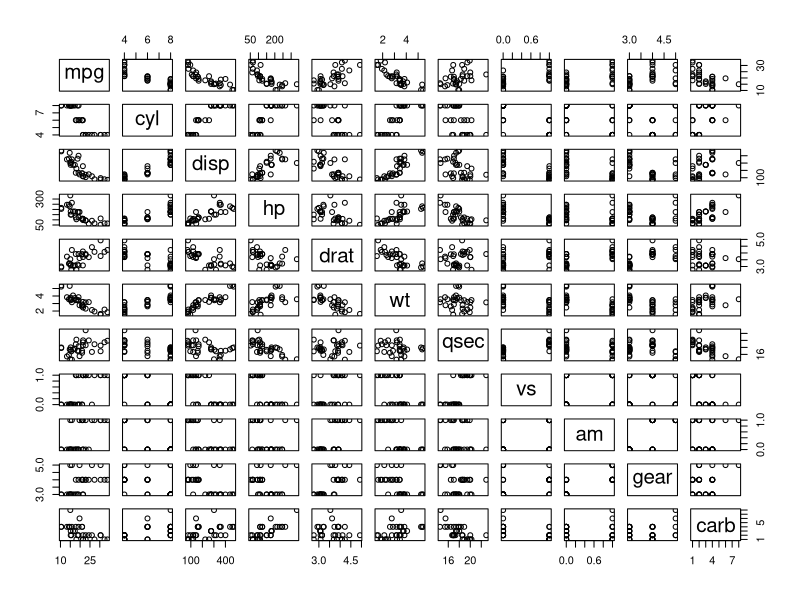
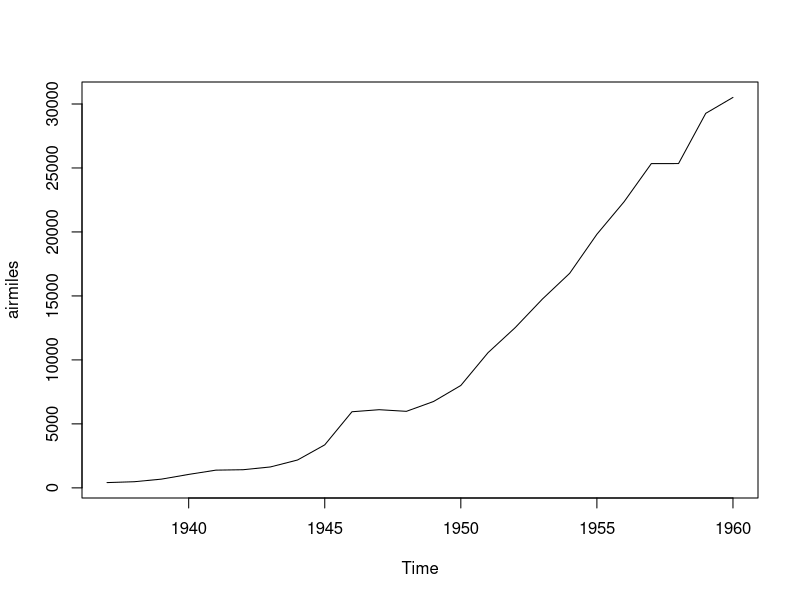
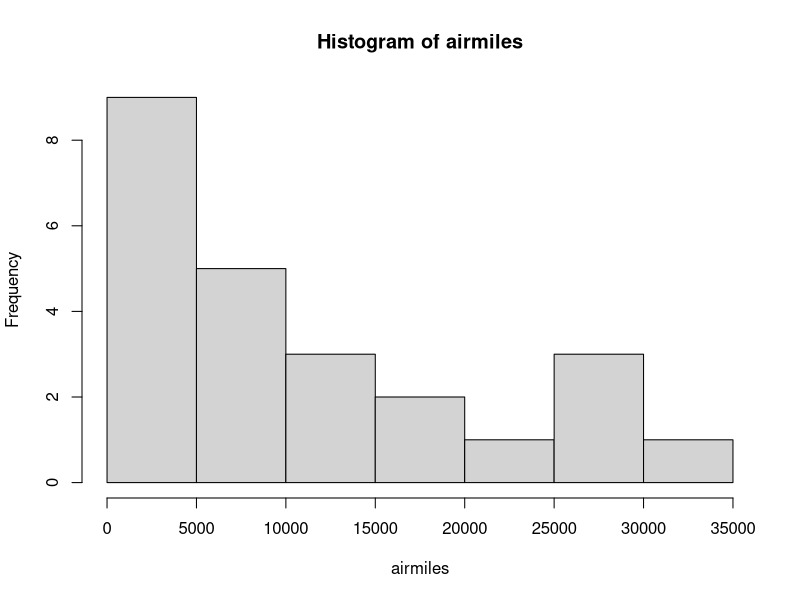

R code for these plots, in order: (Note: this script raises an error after producing the figures.)
?airmiles

head(airmiles)

tail(airmiles)

summary(mtcars)

summary(airmiles)

plot(mtcars)

plot(airmiles)

hist(airmiles)

head(mtcars)

attach(mtcars)

sum(mtcars$wt)

sum(wt)

detach(mtcars)

sum(wt)

mtcars[2, 6]

mtcars[c(2, 5, 8), 6]

